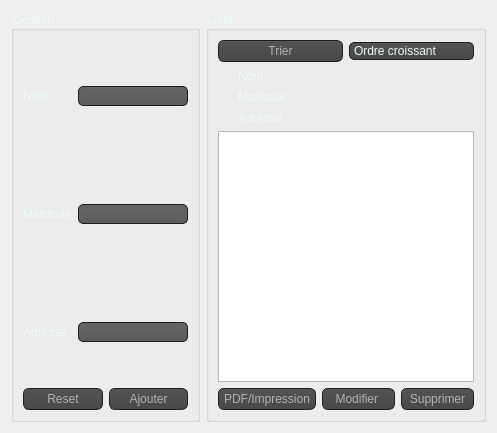
          <widget class="QWidget" name="tab_2">
           <attribute name="title">
            <string>Fournisseur</string>
           </attribute>
           <layout class="QGridLayout" name="gridLayout_3">
            <item row="0" column="0">
             <layout class="QHBoxLayout" name="horizontalLayout_9">
              <item>
               <widget class="QGroupBox" name="groupBox_3">
                <property name="styleSheet">
                 <string notr="true">QGroupBox {
color: rgb(238, 251, 251);
	
}
</string>
                </property>
                <property name="title">
                 <string>Gestion</string>
                </property>
                <layout class="QVBoxLayout" name="verticalLayout_10">
                 <item>
                  <layout class="QVBoxLayout" name="verticalLayout_11">
                   <item>
                    <layout class="QFormLayout" name="formLayout_3">
                     <item row="0" column="1">
                      <spacer name="verticalSpacer_7">
                       <property name="orientation">
                        <enum>Qt::Vertical</enum>
                       </property>
                       <property name="sizeHint" stdset="0">
                        <size>
                         <width>20</width>
                         <height>40</height>
                        </size>
                       </property>
                      </spacer>
                     </item>
                     <item row="1" column="0">
                      <widget class="QLabel" name="nomLabel_2">
                       <property name="styleSheet">
                        <string notr="true">QLabel{
color: rgb(238, 251, 251);}</string>
                       </property>
                       <property name="text">
                        <string>Nom</string>
                       </property>
                      </widget>
                     </item>
                     <item row="1" column="1">
                      <widget class="QLineEdit" name="nomline">
                       <property name="styleSheet">
                        <string notr="true">QLineEdit
{
    background-color: QLinearGradient( x1: 0, y1: 0, x2: 0, y2: 1, stop: 0 #4d4d4d, stop: 0 #646464, stop: 1 #5d5d5d);
    padding: 1px;
    border-style: solid;
    border: 1px solid #1e1e1e;
    border-radius: 5;
color: rgb(255, 170, 0);
}
</string>
                       </property>
                      </widget>
                     </item>
                     <item row="3" column="1">
                      <spacer name="verticalSpacer_8">
                       <property name="orientation">
                        <enum>Qt::Vertical</enum>
                       </property>
                       <property name="sizeHint" stdset="0">
                        <size>
                         <width>20</width>
                         <height>40</height>
                        </size>
                       </property>
                      </spacer>
                     </item>
                     <item row="4" column="1">
                      <spacer name="verticalSpacer_10">
                       <property name="orientation">
                        <enum>Qt::Vertical</enum>
                       </property>
                       <property name="sizeHint" stdset="0">
                        <size>
                         <width>20</width>
                         <height>40</height>
                        </size>
                       </property>
                      </spacer>
                     </item>
                     <item row="5" column="0">
                      <widget class="QLabel" name="quantitLabel_2">
                       <property name="styleSheet">
                        <string notr="true">QLabel{
color: rgb(238, 251, 251);}</string>
                       </property>
                       <property name="text">
                        <string>Matricule</string>
                       </property>
                      </widget>
                     </item>
                     <item row="5" column="1">
                      <widget class="QLineEdit" name="matriculeline">
                       <property name="styleSheet">
                        <string notr="true">QLineEdit
{
    background-color: QLinearGradient( x1: 0, y1: 0, x2: 0, y2: 1, stop: 0 #4d4d4d, stop: 0 #646464, stop: 1 #5d5d5d);
    padding: 1px;
    border-style: solid;
    border: 1px solid #1e1e1e;
    border-radius: 5;
color: rgb(255, 170, 0);
}
</string>
                       </property>
                      </widget>
                     </item>
                     <item row="6" column="1">
                      <spacer name="verticalSpacer_9">
                       <property name="orientation">
                        <enum>Qt::Vertical</enum>
                       </property>
                       <property name="sizeHint" stdset="0">
                        <size>
                         <width>20</width>
                         <height>40</height>
                        </size>
                       </property>
                      </spacer>
                     </item>
                     <item row="7" column="1">
                      <spacer name="verticalSpacer_11">
                       <property name="orientation">
                        <enum>Qt::Vertical</enum>
                       </property>
                       <property name="sizeHint" stdset="0">
                        <size>
                         <width>20</width>
                         <height>40</height>
                        </size>
                       </property>
                      </spacer>
                     </item>
                     <item row="8" column="0">
                      <widget class="QLabel" name="fournisseurLabel_2">
                       <property name="styleSheet">
                        <string notr="true">QLabel{
color: rgb(238, 251, 251);}</string>
                       </property>
                       <property name="text">
                        <string>Adresse</string>
                       </property>
                      </widget>
                     </item>
                     <item row="8" column="1">
                      <widget class="QLineEdit" name="adresseline">
                       <property name="styleSheet">
                        <string notr="true">QLineEdit
{
    background-color: QLinearGradient( x1: 0, y1: 0, x2: 0, y2: 1, stop: 0 #4d4d4d, stop: 0 #646464, stop: 1 #5d5d5d);
    padding: 1px;
    border-style: solid;
    border: 1px solid #1e1e1e;
    border-radius: 5;
color: rgb(255, 170, 0);
}
</string>
                       </property>
                      </widget>
                     </item>
                    </layout>
                   </item>
                   <item>
                    <spacer name="verticalSpacer_12">
                     <property name="orientation">
                      <enum>Qt::Vertical</enum>
                     </property>
                     <property name="sizeHint" stdset="0">
                      <size>
                       <width>20</width>
                       <height>40</height>
                      </size>
                     </property>
                    </spacer>
                   </item>
                   <item>
                    <layout class="QHBoxLayout" name="horizontalLayout_10">
                     <item>
                      <widget class="QPushButton" name="resetfour">
                       <property name="styleSheet">
                        <string notr="true">QPushButton
{
    color: #b1b1b1;
    background-color: QLinearGradient( x1: 0, y1: 0, x2: 0, y2: 1, stop: 0 #565656, stop: 0.1 #525252, stop: 0.5 #4e4e4e, stop: 0.9 #4a4a4a, stop: 1 #464646);
    border-width: 1px;
    border-color: #1e1e1e;
    border-style: solid;
    border-radius: 6;
    padding: 3px;
    font-size: 12px;
    padding-left: 5px;
    padding-right: 5px;
}

QPushButton:pressed
{
    background-color: QLinearGradient( x1: 0, y1: 0, x2: 0, y2: 1, stop: 0 #2d2d2d, stop: 0.1 #2b2b2b, stop: 0.5 #292929, stop: 0.9 #282828, stop: 1 #252525);
}</string>
                       </property>
                       <property name="text">
                        <string>Reset</string>
                       </property>
                      </widget>
                     </item>
                     <item>
                      <widget class="QPushButton" name="ajoutfour">
                       <property name="styleSheet">
                        <string notr="true">QPushButton
{
    color: #b1b1b1;
    background-color: QLinearGradient( x1: 0, y1: 0, x2: 0, y2: 1, stop: 0 #565656, stop: 0.1 #525252, stop: 0.5 #4e4e4e, stop: 0.9 #4a4a4a, stop: 1 #464646);
    border-width: 1px;
    border-color: #1e1e1e;
    border-style: solid;
    border-radius: 6;
    padding: 3px;
    font-size: 12px;
    padding-left: 5px;
    padding-right: 5px;
}

QPushButton:pressed
{
    background-color: QLinearGradient( x1: 0, y1: 0, x2: 0, y2: 1, stop: 0 #2d2d2d, stop: 0.1 #2b2b2b, stop: 0.5 #292929, stop: 0.9 #282828, stop: 1 #252525);
}</string>
                       </property>
                       <property name="text">
                        <string>Ajouter</string>
                       </property>
                      </widget>
                     </item>
                    </layout>
                   </item>
                  </layout>
                 </item>
                </layout>
               </widget>
              </item>
              <item>
               <widget class="QGroupBox" name="groupBox_4">
                <property name="styleSheet">
                 <string notr="true">QGroupBox {
color: rgb(238, 251, 251);
	
}
</string>
                </property>
                <property name="title">
                 <string>Liste </string>
                </property>
                <layout class="QVBoxLayout" name="verticalLayout_12">
                 <item>
                  <layout class="QVBoxLayout" name="verticalLayout_13">
                   <item>
                    <layout class="QHBoxLayout" name="horizontalLayout_11">
                     <item>
                      <widget class="QPushButton" name="trierfour">
                       <property name="styleSheet">
                        <string notr="true">QPushButton
{
    color: #b1b1b1;
    background-color: QLinearGradient( x1: 0, y1: 0, x2: 0, y2: 1, stop: 0 #565656, stop: 0.1 #525252, stop: 0.5 #4e4e4e, stop: 0.9 #4a4a4a, stop: 1 #464646);
    border-width: 1px;
    border-color: #1e1e1e;
    border-style: solid;
    border-radius: 6;
    padding: 3px;
    font-size: 12px;
    padding-left: 5px;
    padding-right: 5px;
}

QPushButton:pressed
{
    background-color: QLinearGradient( x1: 0, y1: 0, x2: 0, y2: 1, stop: 0 #2d2d2d, stop: 0.1 #2b2b2b, stop: 0.5 #292929, stop: 0.9 #282828, stop: 1 #252525);
}</string>
                       </property>
                       <property name="text">
                        <string>Trier</string>
                       </property>
                       <property name="checkable">
                        <bool>true</bool>
                       </property>
                      </widget>
                     </item>
                     <item>
                      <widget class="QComboBox" name="ordrefour">
                       <property name="styleSheet">
                        <string notr="true">QComboBox
{
    selection-background-color: #ffaa00;
	
color: rgb(238, 251, 251);
    background-color: QLinearGradient( x1: 0, y1: 0, x2: 0, y2: 1, stop: 0 #565656, stop: 0.1 #525252, stop: 0.5 #4e4e4e, stop: 0.9 #4a4a4a, stop: 1 #464646);
    border-style: solid;
    border: 1px solid #1e1e1e;
    border-radius: 5;
}

QComboBox:hover,QPushButton:hover
{
    border: 2px solid QLinearGradient( x1: 0, y1: 0, x2: 0, y2: 1, stop: 0 #ffa02f, stop: 1 #d7801a);
}

QComboBox:on
{
    padding-top: 3px;
    padding-left: 4px;
    background-color: QLinearGradient( x1: 0, y1: 0, x2: 0, y2: 1, stop: 0 #2d2d2d, stop: 0.1 #2b2b2b, stop: 0.5 #292929, stop: 0.9 #282828, stop: 1 #252525);
    selection-background-color: #ffaa00;
}

QComboBox QAbstractItemView
{
    border: 2px solid darkgray;
    selection-background-color: QLinearGradient( x1: 0, y1: 0, x2: 0, y2: 1, stop: 0 #ffa02f, stop: 1 #d7801a);
}

QComboBox::drop-down
{
     subcontrol-origin: padding;
     subcontrol-position: top right;
     width: 15px;

     border-left-width: 0px;
     border-left-color: darkgray;
     border-left-style: solid; /* just a single line */
     border-top-right-radius: 3px; /* same radius as the QComboBox */
     border-bottom-right-radius: 3px;
 }

QComboBox::down-arrow
{
     image: url(:/down_arrow.png);
}
</string>
                       </property>
                       <item>
                        <property name="text">
                         <string>Ordre croissant</string>
                        </property>
                       </item>
                       <item>
                        <property name="text">
                         <string>Ordre décroissant</string>
                        </property>
                       </item>
                      </widget>
                     </item>
                    </layout>
                   </item>
                   <item>
                    <widget class="QRadioButton" name="radionom">
                     <property name="styleSheet">
                      <string notr="true">QRadioButton::indicator:checked
{
    background-color: qradialgradient(
        cx: 0.5, cy: 0.5,
        fx: 0.5, fy: 0.5,
        radius: 1.0,
        stop: 0.25 #ffaa00,
        stop: 0.3 #323232
    );

}
QRadioButton::indicator
{
    border-radius: 6px;
}

QRadioButton::indicator:hover, QCheckBox::indicator:hover
{
    border: 1px solid #ffaa00;
}
QRadioButton{
color: rgb(238, 251, 251);}</string>
                     </property>
                     <property name="text">
                      <string>Nom</string>
                     </property>
                     <property name="checked">
                      <bool>true</bool>
                     </property>
                    </widget>
                   </item>
                   <item>
                    <widget class="QRadioButton" name="radiomat">
                     <property name="styleSheet">
                      <string notr="true">QRadioButton::indicator:checked
{
    background-color: qradialgradient(
        cx: 0.5, cy: 0.5,
        fx: 0.5, fy: 0.5,
        radius: 1.0,
        stop: 0.25 #ffaa00,
        stop: 0.3 #323232
    );

}
QRadioButton::indicator
{
    border-radius: 6px;
}

QRadioButton::indicator:hover, QCheckBox::indicator:hover
{
    border: 1px solid #ffaa00;
}
QRadioButton{
color: rgb(238, 251, 251);}</string>
                     </property>
                     <property name="text">
                      <string>Matricule</string>
                     </property>
                    </widget>
                   </item>
                   <item>
                    <widget class="QRadioButton" name="radioad">
                     <property name="styleSheet">
                      <string notr="true">QRadioButton::indicator:checked
{
    background-color: qradialgradient(
        cx: 0.5, cy: 0.5,
        fx: 0.5, fy: 0.5,
        radius: 1.0,
        stop: 0.25 #ffaa00,
        stop: 0.3 #323232
    );

}
QRadioButton::indicator
{
    border-radius: 6px;
}

QRadioButton::indicator:hover, QCheckBox::indicator:hover
{
    border: 1px solid #ffaa00;
}
QRadioButton{
color: rgb(238, 251, 251);}</string>
                     </property>
                     <property name="text">
                      <string>Adresse</string>
                     </property>
                    </widget>
                   </item>
                   <item>
                    <layout class="QHBoxLayout" name="horizontalLayout_12">
                     <item>
                      <widget class="QTableView" name="tablefour">
                       <property name="styleSheet">
                        <string notr="true">QTableView {color:white;}
QTableView::item:focus{selection-background-color: orange;}
</string>
                       </property>
                      </widget>
                     </item>
                    </layout>
                   </item>
                   <item>
                    <layout class="QHBoxLayout" name="horizontalLayout_13">
                     <item>
                      <widget class="QPushButton" name="pdffour">
                       <property name="styleSheet">
                        <string notr="true">QPushButton
{
    color: #b1b1b1;
    background-color: QLinearGradient( x1: 0, y1: 0, x2: 0, y2: 1, stop: 0 #565656, stop: 0.1 #525252, stop: 0.5 #4e4e4e, stop: 0.9 #4a4a4a, stop: 1 #464646);
    border-width: 1px;
    border-color: #1e1e1e;
    border-style: solid;
    border-radius: 6;
    padding: 3px;
    font-size: 12px;
    padding-left: 5px;
    padding-right: 5px;
}

QPushButton:pressed
{
    background-color: QLinearGradient( x1: 0, y1: 0, x2: 0, y2: 1, stop: 0 #2d2d2d, stop: 0.1 #2b2b2b, stop: 0.5 #292929, stop: 0.9 #282828, stop: 1 #252525);
}</string>
                       </property>
                       <property name="text">
                        <string>PDF/Impression</string>
                       </property>
                      </widget>
                     </item>
                     <item>
                      <widget class="QPushButton" name="modiffour">
                       <property name="styleSheet">
                        <string notr="true">QPushButton
{
    color: #b1b1b1;
    background-color: QLinearGradient( x1: 0, y1: 0, x2: 0, y2: 1, stop: 0 #565656, stop: 0.1 #525252, stop: 0.5 #4e4e4e, stop: 0.9 #4a4a4a, stop: 1 #464646);
    border-width: 1px;
    border-color: #1e1e1e;
    border-style: solid;
    border-radius: 6;
    padding: 3px;
    font-size: 12px;
    padding-left: 5px;
    padding-right: 5px;
}

QPushButton:pressed
{
    background-color: QLinearGradient( x1: 0, y1: 0, x2: 0, y2: 1, stop: 0 #2d2d2d, stop: 0.1 #2b2b2b, stop: 0.5 #292929, stop: 0.9 #282828, stop: 1 #252525);
}</string>
                       </property>
                       <property name="text">
                        <string>Modifier </string>
                       </property>
                       <property name="checkable">
                        <bool>true</bool>
                       </property>
                      </widget>
                     </item>
                     <item>
                      <widget class="QPushButton" name="suppfour">
                       <property name="styleSheet">
                        <string notr="true">QPushButton
{
    color: #b1b1b1;
    background-color: QLinearGradient( x1: 0, y1: 0, x2: 0, y2: 1, stop: 0 #565656, stop: 0.1 #525252, stop: 0.5 #4e4e4e, stop: 0.9 #4a4a4a, stop: 1 #464646);
    border-width: 1px;
    border-color: #1e1e1e;
    border-style: solid;
    border-radius: 6;
    padding: 3px;
    font-size: 12px;
    padding-left: 5px;
    padding-right: 5px;
}

QPushButton:pressed
{
    background-color: QLinearGradient( x1: 0, y1: 0, x2: 0, y2: 1, stop: 0 #2d2d2d, stop: 0.1 #2b2b2b, stop: 0.5 #292929, stop: 0.9 #282828, stop: 1 #252525);
}</string>
                       </property>
                       <property name="text">
                        <string>Supprimer</string>
                       </property>
                      </widget>
                     </item>
                    </layout>
                   </item>
                  </layout>
                 </item>
                </layout>
               </widget>
              </item>
             </layout>
            </item>
           </layout>
          </widget>
